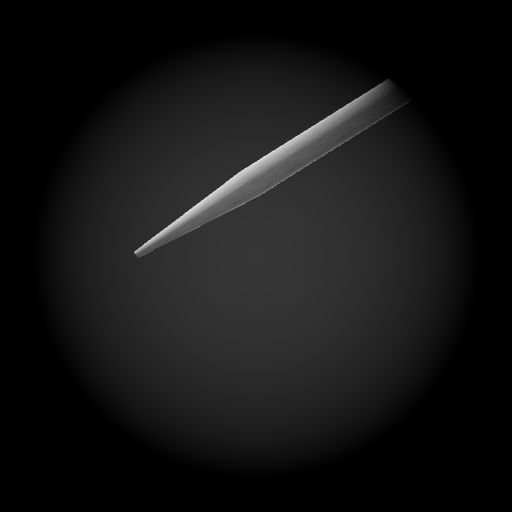
#> input picture src_0002.png, 512 x 512 px
$ jupyter execute --allow-errors show_result.ipynb   (older library calls are emulated)
#> lines starting #> are read from the running program, lines starting #| are printed output that depends on the picture
[cell 1]
import numpy as np
from PIL import Image, ImageOps
import math
import random
import sys, getopt
from scipy.fft import fft2, fftfreq, fftshift, ifft2
from scipy import fftpack, ndimage
from matplotlib import pyplot as plt
import cmath
from scipy.signal import convolve2d
from matplotlib.pyplot import imread
import os
import time

def M(x, y):
    if(x**2 + y**2 < (math.pi/2)**2):
        return 1
    else:
        return 0

def p_s(x, y, delta_z):
    return 0.375 * delta_z * math.pi * (x**2 + y**2)


def p(x, y):
    return 0.5 * math.pi * (x**2 + y**2)

def h(delta_z):  # создает матрицу для фильтра нужной нам размерности (h)
# от сигма зависит степень размытия. чем больше сигма тем больше размытие

    matr = np.zeros(shape = (512,512), dtype = np.complex128) # матрица из 0 (по размеру изборжания подаваемого)

    # |F(M(x,y)∙exp{i∙p_s (x,y,∆z_nm )+i∙p(x,y)})|

    #p_s = 0.375* math.pi * (разность между слоями) * (x**2 + y**2)

    for i in range(matr.shape[0]):
        for j in range(matr.shape[1]):
            x = math.pi/511*(i-255)
            y = math.pi/511*(j-255)
            matr[i, j] = M(x,y) * cmath.exp(1j * p_s(x, y, delta_z) + 1j * p(x, y))

    return abs(fftshift(fft2(matr)))**2

# Загружаем картинку
im = Image.open("src_0002.png",'r')
#> im is the input picture: PIL image 512x512 RGB; min 0, max 220, mean 20.8
# im = im.transpose(Image.FLIP_LEFT_RIGHT)
# im = im.transpose(Image.FLIP_TOP_BOTTOM)
# im = im.convert('1')
data = np.array(im)                         #представляем как массив
data_im_fl = data[:,:,0].astype(np.float)   # делаем чб

im_f_n = np.zeros(shape = (1024,1024), dtype = float)
im_f_n[0:512,0:512] = data_im_fl            #расширяем
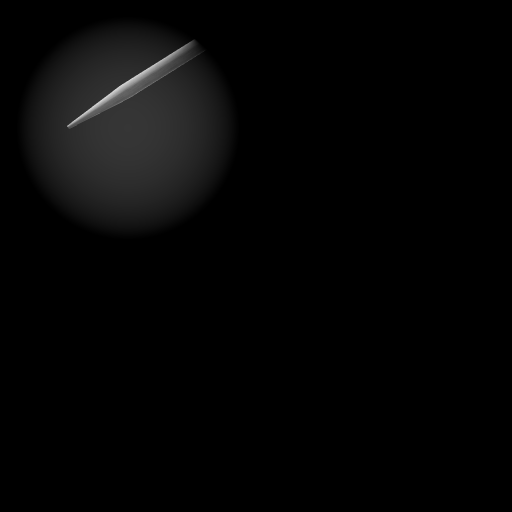
#> im_f_n: shape (1024, 1024) float64 (shown at 1/2 size); min 0, max 220, mean 5.2

np.savetxt("image512-1024-3.txt", im_f_n, fmt='%f')

plt.imshow(im_f_n[0:1024, 0:1024], cmap = "gist_gray")
plt.show()

h_f_n = np.zeros(shape = (1024,1024), dtype = float)
# h_f_n = np.zeros(shape = (512,512), dtype = float)
h_f_n[0:512, 0:512] = h(delta_z = math.pi * 2)
# [6 lines of commented-out code are left out]
print(h_f_n[255:512,255:512])
plt.imshow(h_f_n[0:1024, 0:1024], cmap = "gist_gray")
plt.show()
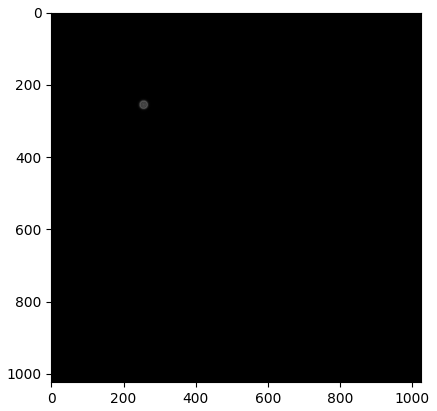
#> figure drawn by matplotlib, 1 panel


# [5 lines of commented-out code are left out]

final = abs( ifft2((fft2(im_f_n)) * (fft2(h_f_n))) )
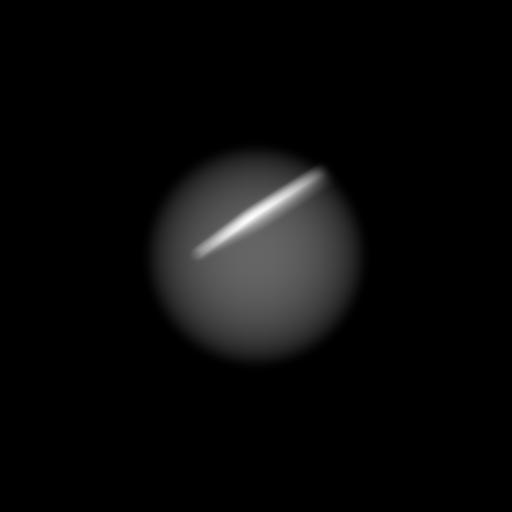
#> final: shape (1024, 1024) float64 (shown at 1/2 size); min 0, max 7.2e+12, mean 2.8e+11; drawn with min black and max white
# final = abs(ifft2(fftshift(fft2(im_f_n))))
plt.imshow(final[0:1024, 0:1024], cmap = "gist_gray")
plt.show()
